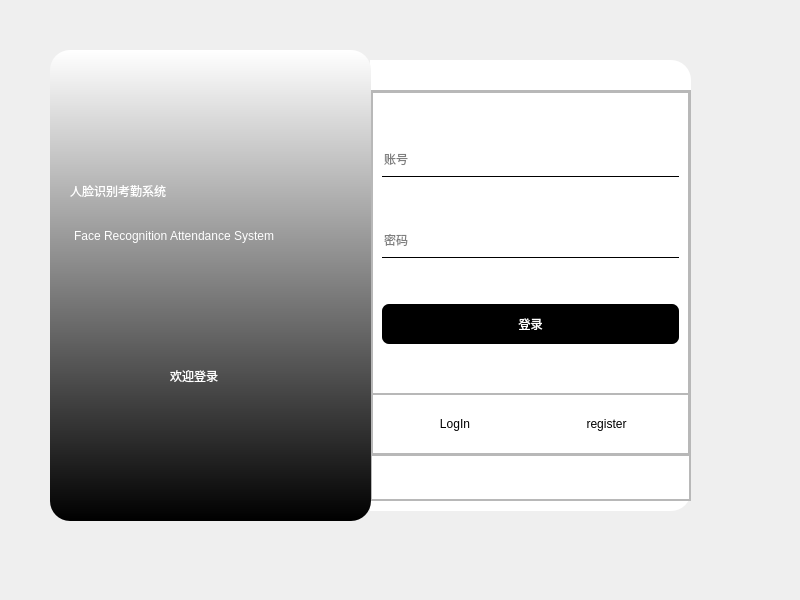
<?xml version="1.0" encoding="UTF-8"?>
<ui version="4.0">
 <class>LoginWindow</class>
 <widget class="QMainWindow" name="LoginWindow">
  <property name="geometry">
   <rect>
    <x>0</x>
    <y>0</y>
    <width>800</width>
    <height>600</height>
   </rect>
  </property>
  <property name="windowTitle">
   <string>MainWindow</string>
  </property>
  <property name="iconSize">
   <size>
    <width>28</width>
    <height>28</height>
   </size>
  </property>
  <widget class="QWidget" name="centralwidget">
   <widget class="QFrame" name="frame">
    <property name="geometry">
     <rect>
      <x>50</x>
      <y>50</y>
      <width>321</width>
      <height>471</height>
     </rect>
    </property>
    <property name="styleSheet">
     <string notr="true">#frame{
background-color: qlineargradient(spread:pad, x1:1, y1:0, x2:1, y2:1, stop:0 rgba(255, 255, 255, 255), stop:1 rgba(0, 0, 0, 255));
border-radius:20px;
}</string>
    </property>
    <property name="frameShape">
     <enum>QFrame::StyledPanel</enum>
    </property>
    <property name="frameShadow">
     <enum>QFrame::Raised</enum>
    </property>
    <widget class="QLabel" name="label">
     <property name="geometry">
      <rect>
       <x>20</x>
       <y>110</y>
       <width>271</width>
       <height>61</height>
      </rect>
     </property>
     <property name="styleSheet">
      <string notr="true">color: rgb(255, 255, 255);
font: 25pt &quot;方正粗黑宋简体&quot;;</string>
     </property>
     <property name="text">
      <string>人脸识别考勤系统</string>
     </property>
    </widget>
    <widget class="QLabel" name="label_2">
     <property name="geometry">
      <rect>
       <x>24</x>
       <y>160</y>
       <width>261</width>
       <height>51</height>
      </rect>
     </property>
     <property name="styleSheet">
      <string notr="true">font: 12pt &quot;Georgia&quot;;
color: rgb(255, 255, 255);</string>
     </property>
     <property name="text">
      <string>Face Recognition Attendance System</string>
     </property>
    </widget>
    <widget class="QLabel" name="label_3">
     <property name="geometry">
      <rect>
       <x>120</x>
       <y>310</y>
       <width>81</width>
       <height>31</height>
      </rect>
     </property>
     <property name="styleSheet">
      <string notr="true">color: rgb(255, 255, 255);
font: 14pt &quot;幼圆&quot;;
</string>
     </property>
     <property name="text">
      <string>欢迎登录</string>
     </property>
    </widget>
   </widget>
   <widget class="QFrame" name="frame_2">
    <property name="geometry">
     <rect>
      <x>370</x>
      <y>60</y>
      <width>321</width>
      <height>451</height>
     </rect>
    </property>
    <property name="styleSheet">
     <string notr="true">#frame_2{
	background-color: rgb(255, 255, 255);
	border-top-right-radius:20px;
	border-bottom-right-radius:20px;
}</string>
    </property>
    <property name="frameShape">
     <enum>QFrame::StyledPanel</enum>
    </property>
    <property name="frameShadow">
     <enum>QFrame::Raised</enum>
    </property>
    <widget class="QPushButton" name="close_bt">
     <property name="geometry">
      <rect>
       <x>280</x>
       <y>7</y>
       <width>31</width>
       <height>31</height>
      </rect>
     </property>
     <property name="styleSheet">
      <string notr="true">QPushButton{
	border:none;
}
QPushButton:hover{
	padding-bottom:6px;
}</string>
     </property>
     <property name="text">
      <string/>
     </property>
     <property name="icon">
      <iconset>
       <normaloff>../logo_imgs/LogIcon/close.png</normaloff>../logo_imgs/LogIcon/close.png</iconset>
     </property>
     <property name="iconSize">
      <size>
       <width>24</width>
       <height>24</height>
      </size>
     </property>
    </widget>
    <widget class="QFrame" name="frame_3">
     <property name="geometry">
      <rect>
       <x>0</x>
       <y>30</y>
       <width>321</width>
       <height>411</height>
      </rect>
     </property>
     <property name="minimumSize">
      <size>
       <width>321</width>
       <height>411</height>
      </size>
     </property>
     <property name="frameShape">
      <enum>QFrame::StyledPanel</enum>
     </property>
     <property name="frameShadow">
      <enum>QFrame::Raised</enum>
     </property>
     <layout class="QVBoxLayout" name="verticalLayout">
      <property name="spacing">
       <number>0</number>
      </property>
      <property name="leftMargin">
       <number>0</number>
      </property>
      <property name="topMargin">
       <number>0</number>
      </property>
      <property name="rightMargin">
       <number>0</number>
      </property>
      <property name="bottomMargin">
       <number>0</number>
      </property>
      <item>
       <widget class="QFrame" name="frame_4">
        <property name="sizePolicy">
         <sizepolicy hsizetype="Preferred" vsizetype="Expanding">
          <horstretch>0</horstretch>
          <verstretch>8</verstretch>
         </sizepolicy>
        </property>
        <property name="frameShape">
         <enum>QFrame::StyledPanel</enum>
        </property>
        <property name="frameShadow">
         <enum>QFrame::Raised</enum>
        </property>
        <layout class="QVBoxLayout" name="verticalLayout_3">
         <property name="spacing">
          <number>0</number>
         </property>
         <property name="leftMargin">
          <number>0</number>
         </property>
         <property name="topMargin">
          <number>0</number>
         </property>
         <property name="rightMargin">
          <number>0</number>
         </property>
         <property name="bottomMargin">
          <number>0</number>
         </property>
         <item>
          <widget class="QFrame" name="frame_6">
           <property name="sizePolicy">
            <sizepolicy hsizetype="Preferred" vsizetype="Expanding">
             <horstretch>0</horstretch>
             <verstretch>5</verstretch>
            </sizepolicy>
           </property>
           <property name="frameShape">
            <enum>QFrame::StyledPanel</enum>
           </property>
           <property name="frameShadow">
            <enum>QFrame::Raised</enum>
           </property>
           <layout class="QVBoxLayout" name="verticalLayout_4">
            <property name="spacing">
             <number>0</number>
            </property>
            <property name="leftMargin">
             <number>0</number>
            </property>
            <property name="topMargin">
             <number>0</number>
            </property>
            <property name="rightMargin">
             <number>0</number>
            </property>
            <property name="bottomMargin">
             <number>0</number>
            </property>
            <item>
             <widget class="QStackedWidget" name="stackedWidget_2">
              <property name="styleSheet">
               <string notr="true">QLineEdit{
	background-color: rgba(255, 255, 255, 0);
	border:none;
	border-bottom:1px solid black;
}
QPushButton{
	color: rgb(255, 255, 255);
	background-color: rgb(0, 0, 0);
	border-radius:7px;
}
QPushButton:pressed{
	padding-top:5px;
	padding-left:5px;
}</string>
              </property>
              <property name="currentIndex">
               <number>0</number>
              </property>
              <widget class="QWidget" name="page_login">
               <layout class="QVBoxLayout" name="verticalLayout_5">
                <item>
                 <widget class="QLineEdit" name="lineEdit_logUser">
                  <property name="minimumSize">
                   <size>
                    <width>0</width>
                    <height>35</height>
                   </size>
                  </property>
                  <property name="placeholderText">
                   <string>账号</string>
                  </property>
                 </widget>
                </item>
                <item>
                 <widget class="QLineEdit" name="lineEdit_LogPasssword">
                  <property name="minimumSize">
                   <size>
                    <width>0</width>
                    <height>35</height>
                   </size>
                  </property>
                  <property name="echoMode">
                   <enum>QLineEdit::Password</enum>
                  </property>
                  <property name="placeholderText">
                   <string>密码</string>
                  </property>
                 </widget>
                </item>
                <item>
                 <widget class="QPushButton" name="login_bt2">
                  <property name="minimumSize">
                   <size>
                    <width>0</width>
                    <height>40</height>
                   </size>
                  </property>
                  <property name="styleSheet">
                   <string notr="true">font: 14pt &quot;黑体&quot;;</string>
                  </property>
                  <property name="text">
                   <string>登录</string>
                  </property>
                 </widget>
                </item>
               </layout>
              </widget>
              <widget class="QWidget" name="page_register">
               <layout class="QVBoxLayout" name="verticalLayout_6">
                <item>
                 <widget class="QLineEdit" name="lineEdit_ResUser">
                  <property name="minimumSize">
                   <size>
                    <width>0</width>
                    <height>35</height>
                   </size>
                  </property>
                  <property name="placeholderText">
                   <string>账号</string>
                  </property>
                 </widget>
                </item>
                <item>
                 <widget class="QLineEdit" name="lineEdit_ResPassword">
                  <property name="minimumSize">
                   <size>
                    <width>0</width>
                    <height>35</height>
                   </size>
                  </property>
                  <property name="placeholderText">
                   <string>密码</string>
                  </property>
                 </widget>
                </item>
                <item>
                 <widget class="QLineEdit" name="lineEdit_Respassword2">
                  <property name="minimumSize">
                   <size>
                    <width>0</width>
                    <height>35</height>
                   </size>
                  </property>
                  <property name="placeholderText">
                   <string>确认密码</string>
                  </property>
                 </widget>
                </item>
                <item>
                 <widget class="QPushButton" name="register_bt2">
                  <property name="minimumSize">
                   <size>
                    <width>0</width>
                    <height>40</height>
                   </size>
                  </property>
                  <property name="font">
                   <font>
                    <family>方正粗黑宋简体</family>
                    <pointsize>13</pointsize>
                   </font>
                  </property>
                  <property name="toolTipDuration">
                   <number>-1</number>
                  </property>
                  <property name="text">
                   <string>注册</string>
                  </property>
                 </widget>
                </item>
               </layout>
              </widget>
             </widget>
            </item>
           </layout>
          </widget>
         </item>
         <item>
          <widget class="QFrame" name="frame_7">
           <property name="sizePolicy">
            <sizepolicy hsizetype="Preferred" vsizetype="Expanding">
             <horstretch>0</horstretch>
             <verstretch>1</verstretch>
            </sizepolicy>
           </property>
           <property name="styleSheet">
            <string notr="true">QPushButton{
	border:none;
}
QPushButton:pressed{
	padding-top:5px;
	padding-left:5px;
}</string>
           </property>
           <property name="frameShape">
            <enum>QFrame::StyledPanel</enum>
           </property>
           <property name="frameShadow">
            <enum>QFrame::Raised</enum>
           </property>
           <layout class="QHBoxLayout" name="horizontalLayout">
            <item>
             <widget class="QPushButton" name="login_bt">
              <property name="toolTip">
               <string>登录</string>
              </property>
              <property name="toolTipDuration">
               <number>-1</number>
              </property>
              <property name="styleSheet">
               <string notr="true">font: 9pt &quot;Bahnschrift&quot;;</string>
              </property>
              <property name="text">
               <string>LogIn</string>
              </property>
              <property name="icon">
               <iconset>
                <normaloff>../logo_imgs/LogIcon/login.png</normaloff>../logo_imgs/LogIcon/login.png</iconset>
              </property>
              <property name="iconSize">
               <size>
                <width>24</width>
                <height>24</height>
               </size>
              </property>
             </widget>
            </item>
            <item>
             <widget class="QPushButton" name="register_bt">
              <property name="toolTip">
               <string>注册</string>
              </property>
              <property name="styleSheet">
               <string notr="true">font: 9pt &quot;Bahnschrift&quot;;</string>
              </property>
              <property name="text">
               <string>register</string>
              </property>
              <property name="icon">
               <iconset>
                <normaloff>../logo_imgs/LogIcon/register.png</normaloff>../logo_imgs/LogIcon/register.png</iconset>
              </property>
              <property name="iconSize">
               <size>
                <width>24</width>
                <height>24</height>
               </size>
              </property>
             </widget>
            </item>
           </layout>
          </widget>
         </item>
        </layout>
       </widget>
      </item>
      <item>
       <widget class="QFrame" name="frame_5">
        <property name="sizePolicy">
         <sizepolicy hsizetype="Preferred" vsizetype="Expanding">
          <horstretch>0</horstretch>
          <verstretch>1</verstretch>
         </sizepolicy>
        </property>
        <property name="frameShape">
         <enum>QFrame::StyledPanel</enum>
        </property>
        <property name="frameShadow">
         <enum>QFrame::Raised</enum>
        </property>
        <layout class="QVBoxLayout" name="verticalLayout_2">
         <property name="spacing">
          <number>0</number>
         </property>
         <property name="leftMargin">
          <number>0</number>
         </property>
         <property name="topMargin">
          <number>0</number>
         </property>
         <property name="rightMargin">
          <number>0</number>
         </property>
         <property name="bottomMargin">
          <number>0</number>
         </property>
         <item>
          <widget class="QStackedWidget" name="stackedWidget">
           <property name="styleSheet">
            <string notr="true">font: 12pt &quot;黑体&quot;;
color: rgb(255, 0, 0);</string>
           </property>
           <property name="currentIndex">
            <number>0</number>
           </property>
           <widget class="QWidget" name="page_1"/>
           <widget class="QWidget" name="page_2">
            <layout class="QHBoxLayout" name="horizontalLayout_3">
             <property name="spacing">
              <number>0</number>
             </property>
             <property name="leftMargin">
              <number>0</number>
             </property>
             <property name="topMargin">
              <number>0</number>
             </property>
             <property name="rightMargin">
              <number>0</number>
             </property>
             <property name="bottomMargin">
              <number>0</number>
             </property>
             <item alignment="Qt::AlignHCenter">
              <widget class="QLabel" name="label_4">
               <property name="styleSheet">
                <string notr="true"/>
               </property>
               <property name="text">
                <string>账号密码不能为空！</string>
               </property>
              </widget>
             </item>
            </layout>
           </widget>
           <widget class="QWidget" name="page_3">
            <layout class="QHBoxLayout" name="horizontalLayout_4">
             <property name="spacing">
              <number>0</number>
             </property>
             <property name="leftMargin">
              <number>0</number>
             </property>
             <property name="topMargin">
              <number>0</number>
             </property>
             <property name="rightMargin">
              <number>0</number>
             </property>
             <property name="bottomMargin">
              <number>0</number>
             </property>
             <item alignment="Qt::AlignHCenter">
              <widget class="QLabel" name="label_5">
               <property name="text">
                <string>用户不存在！</string>
               </property>
              </widget>
             </item>
            </layout>
           </widget>
           <widget class="QWidget" name="page_4">
            <layout class="QHBoxLayout" name="horizontalLayout_2">
             <property name="spacing">
              <number>0</number>
             </property>
             <property name="leftMargin">
              <number>0</number>
             </property>
             <property name="topMargin">
              <number>0</number>
             </property>
             <property name="rightMargin">
              <number>0</number>
             </property>
             <property name="bottomMargin">
              <number>0</number>
             </property>
             <item alignment="Qt::AlignHCenter">
              <widget class="QLabel" name="label_6">
               <property name="text">
                <string>密码错误！</string>
               </property>
              </widget>
             </item>
            </layout>
           </widget>
           <widget class="QWidget" name="page_5">
            <layout class="QHBoxLayout" name="horizontalLayout_5">
             <item alignment="Qt::AlignHCenter">
              <widget class="QLabel" name="label_7">
               <property name="text">
                <string>用户名和密码不能为空！</string>
               </property>
              </widget>
             </item>
            </layout>
           </widget>
           <widget class="QWidget" name="page_6">
            <layout class="QHBoxLayout" name="horizontalLayout_6">
             <item alignment="Qt::AlignHCenter">
              <widget class="QLabel" name="label_8">
               <property name="text">
                <string>两次密码不匹配！请重新输入</string>
               </property>
              </widget>
             </item>
            </layout>
           </widget>
           <widget class="QWidget" name="page_7">
            <layout class="QHBoxLayout" name="horizontalLayout_7">
             <item alignment="Qt::AlignHCenter">
              <widget class="QLabel" name="label_9">
               <property name="text">
                <string>当前用户名已存在！</string>
               </property>
              </widget>
             </item>
            </layout>
           </widget>
           <widget class="QWidget" name="page_8">
            <layout class="QHBoxLayout" name="horizontalLayout_8">
             <item alignment="Qt::AlignHCenter">
              <widget class="QLabel" name="label_10">
               <property name="text">
                <string>注册成功！</string>
               </property>
              </widget>
             </item>
            </layout>
           </widget>
          </widget>
         </item>
        </layout>
       </widget>
      </item>
     </layout>
    </widget>
   </widget>
   <zorder>frame_2</zorder>
   <zorder>frame</zorder>
  </widget>
 </widget>
 <resources/>
 <connections>
  <connection>
   <sender>close_bt</sender>
   <signal>clicked()</signal>
   <receiver>LoginWindow</receiver>
   <slot>close()</slot>
   <hints>
    <hint type="sourcelabel">
     <x>677</x>
     <y>67</y>
    </hint>
    <hint type="destinationlabel">
     <x>746</x>
     <y>37</y>
    </hint>
   </hints>
  </connection>
 </connections>
</ui>
